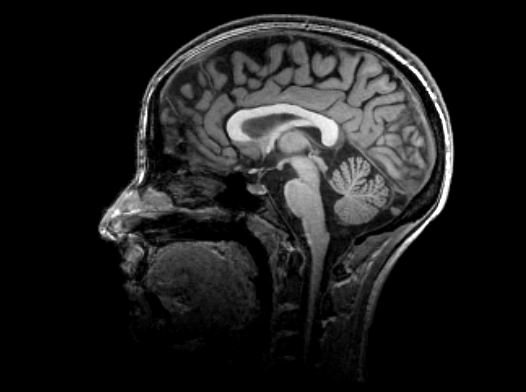
#> input picture Practica2/corr/mr1.png, 526 x 392 px
$ python correlation.py
#> lines starting #> are read from the running program, lines starting #| are printed output that depends on the picture; long printed decimals are rounded
from scipy import signal
import numpy as np
import cv2


def correlation_coefficient(patch1, patch2):
    product = np.mean((patch1 - patch1.mean()) * (patch2 - patch2.mean()))
    stds = patch1.std() * patch2.std()
    if stds == 0:
        return 0
    else:
        product /= stds
        return product

mr1 = cv2.imread("mr1.png")
#> mr1 is the input picture: shape (392, 526, 3); min 0, max 255, mean 30.1
ct = cv2.imread("CT.png")
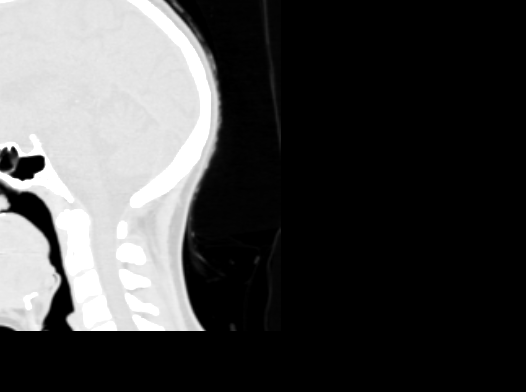
#> input picture Practica2/corr/CT.png, 526 x 392 px
#> ct is the input picture: shape (392, 526, 3); min 0, max 255, mean 69.9
elast_brains = cv2.imread("elastik brains.png")
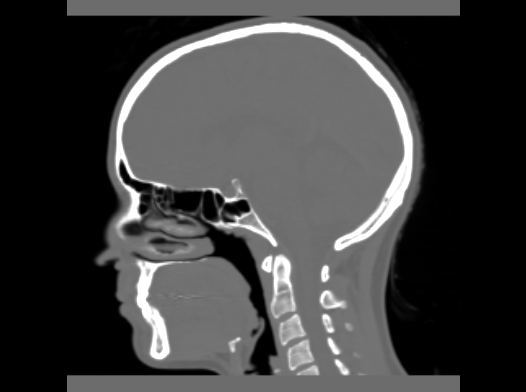
#> input picture Practica2/corr/elastik brains.png, 526 x 392 px
#> elast_brains is the input picture: shape (392, 526, 3); min 0, max 255, mean 62.9
elastix = cv2.imread("elastix.png")
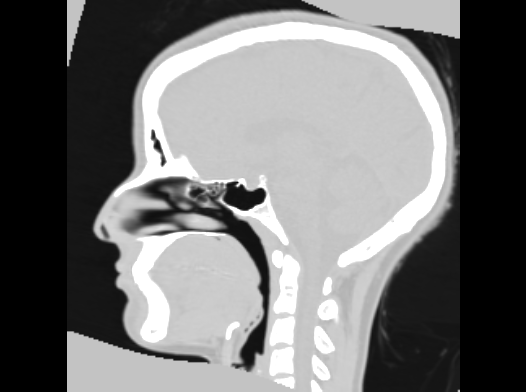
#> input picture Practica2/corr/elastix.png, 526 x 392 px
#> elastix is the input picture: shape (392, 526, 3); min 0, max 255, mean 113.6

mr1 = cv2.cvtColor(mr1, cv2.COLOR_BGR2GRAY)
#> mr1: shape (392, 526)
ct = cv2.cvtColor(ct, cv2.COLOR_BGR2GRAY)
#> ct: shape (392, 526)
elast_brains = cv2.cvtColor(elast_brains, cv2.COLOR_BGR2GRAY)
#> elast_brains: shape (392, 526)
elastix = cv2.cvtColor(elastix, cv2.COLOR_BGR2GRAY)
#> elastix: shape (392, 526)

corr = correlation_coefficient(mr1, ct)
#> in correlation_coefficient, `product = np.mean((patch1 - patch1.mean()) * (patch2 - patch2.mean()))`: product = -830.9
#> in correlation_coefficient, `stds = patch1.std() * patch2.std()`: stds = 5262.5
#> in correlation_coefficient, `product /= stds`: product = -0.158
#> corr = -0.158
print("Starting correlation: " + str(corr))
#| Starting correlation: -0.1579
corr = correlation_coefficient(mr1, elast_brains)
#> corr = 0.382
print("Elastic transform BRAINS correlation: " + str(corr))
#| Elastic transform BRAINS correlation: 0.3815
corr = correlation_coefficient(mr1, elastix)
#> corr = 0.536
print("Elastic transform Elastix correlation: " + str(corr))
#| Elastic transform Elastix correlation: 0.5363
